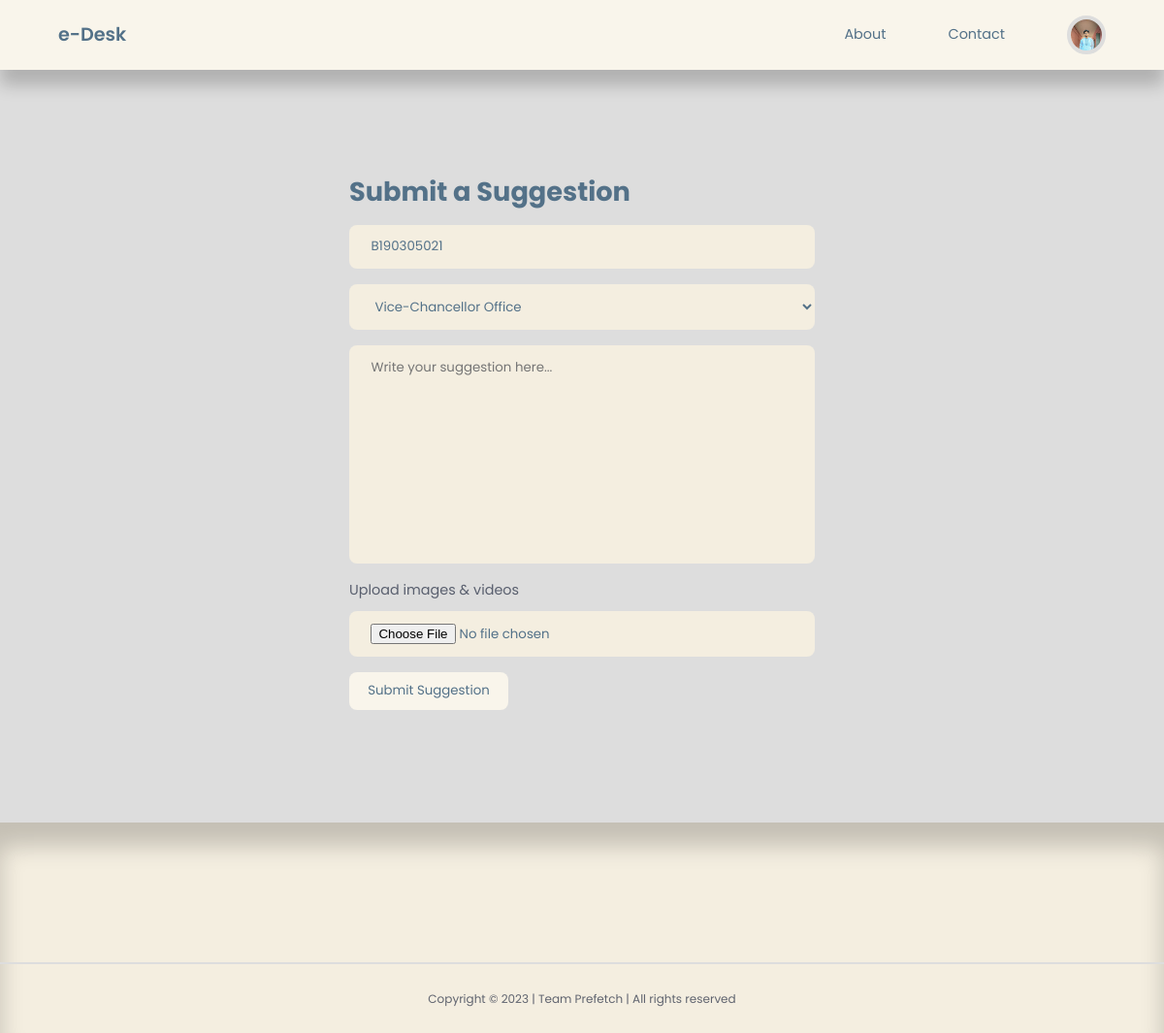
Screenshot of /user/user-suggestion.php (signed in) with the database file from the repository.
### tables this page shows
CREATE TABLE `usermanagement` (
  `id` int(10) NOT NULL,
  `firstname` varchar(255) NOT NULL,
  `lastname` varchar(255) NOT NULL,
  `userid` varchar(255) NOT NULL,
  `email` varchar(255) NOT NULL,
  `password` varchar(255) NOT NULL,
  `picture` varchar(255) NOT NULL,
  `stat` varchar(255) NOT NULL
);

### user/user-suggestion.php (the view, shortened to what this page needs)
<?php
include 'partials/header.php';
$current_user_id = $_SESSION['user-id'];
$query2 = "SELECT * from usermanagement WHERE id=$current_user_id";
$result = mysqli_query($connection, $query2);
$finduser = mysqli_fetch_assoc($result);
$query = "SELECT * FROM adminaddoffice";
$categories = mysqli_query($connection, $query);
$body = $_SESSION['user-suggestion-data']['body'] ?? null;
?>
<section class="form__section">
    <div class="container form__section-container">
        <h2>Submit a Suggestion</h2>
        <form action="<?= ROOT_URL ?>user/user-suggestion-logic.php" enctype="multipart/form-data" method="POST">
            <input type="text" name="title" value="<?= $finduser['userid'] ?>" placeholder="Title" readonly>
            <select name="category">
                <?php while ($category = mysqli_fetch_assoc($categories)) : ?>
                    <option value="<?= $category['id'] ?>"><?= $category['title'] ?></option>
                <?php endwhile ?>
            </select>
            <textarea style="resize:none" rows="10" name="body" placeholder="Write your suggestion here..."><?= $body ?></textarea>
            <div class="form__control">
                <label for="picture">Upload images & videos</label>
                <input type="file" name="picture" id="picture">
            </div>
            <button type="submit" name="submit" class="btn">Submit Suggestion</button>
    </div>
</section>
<?php
include '../partials/footer.php';
?>

### user/partials/header.php (shortened to what this page needs)
<?php
require 'config/database.php';
if (isset($_SESSION['user-id'])) {
    $id = filter_var($_SESSION['user-id'], FILTER_SANITIZE_NUMBER_INT);
    $query = "SELECT picture FROM usermanagement WHERE id=$id";
    $result = mysqli_query($connection, $query);
    $picture = mysqli_fetch_assoc($result);
}
?>
<!DOCTYPE html>
<html lang="en">
<head>
    <link rel="stylesheet" href="<?= ROOT_URL ?>css/style.css">
    <link rel="stylesheet" href="https://unicons.iconscout.com/release/v4.0.0/css/line.css">
    <link rel="stylesheet" type="text/css" href="https://cdn.datatables.net/1.13.4/css/jquery.dataTables.css" />
</head>
<body>
    <nav>
        <div class="container nav__container">
            <a href="<?= ROOT_URL ?>user/user-index.php" class="nav__logo">e-Desk</a>
            <ul class="nav__items">
                <li><a href="<?= ROOT_URL ?>user/about.php">About</a></li>
                <li><a href="<?= ROOT_URL ?>user/contact.php">Contact</a></li>
                <?php if (isset($_SESSION['user-id'])) : ?>
                    <li class="nav__profile">
                        <div class="avatar">
                            <img src="<?= ROOT_URL . 'images/' . $picture['picture'] ?>">
                        </div>
                    </li>
                <?php else : ?>
                    <li><a href="<?= ROOT_URL ?>signin.php">SignIn</a></li>
                <?php endif ?>
            </ul>
        </div>
    </nav>

### css/style.css (style rules this page uses)
:root { --color-primary: #F9F5EB; --color-primary-light: #9BA4B5; --color-primary-variant: #5854c7; --color-red: #da0f3f; --color-red-light: hsl(346, 87%, 46%, 15%); --color-green: #00c476; --color-green-light: hsl(156, 100%, 38%, 15%); --color-gray-900: #F4EEE0; --color-gray-700: #E4DCCF; --color-gray-300: rgba(242, 242, 254, 0.3); --color-gray-200: rgba(33, 42, 62, 0.7); --color-white: #537188; --color-bg: #ddd; --transition: all 300ms ease; --container-width-lg: 74%; --container-width-md: 88%; --form-width: 40%; --card-border-radius-1: 0.3rem; --card-border-radius-2: 0.5rem; --card-border-radius-3: 0.8rem; --card-border-radius-4: 2rem; --card-border-radius-5: 5rem; }
* { margin: 0; padding: 0; outline: 0; border: 0; appearance: 0; list-style: none; text-decoration: none; box-sizing: border-box; font-family: 'Poppins', sans-serif; }
body { line-height: 1.6; color: var(--color-gray-200); overflow-x: hidden; background: var(--color-bg); font-size: 0.9rem; }
.container { width: 90%; max-width: 1800px; margin-inline: auto; }
section { margin-top: 3rem; width: 100vw; }
h1, h2, h3, h4, h5 { color: var(--color-white); line-height: 1.3; }
h2 { font-size: 1.7rem; margin: 1rem 0; }
a { color: var(--color-white); transition: var(--transition); }
img { display: block; width: 100%; object-fit: cover; }
nav { background: var(--color-primary); width: 100vw; height: 4.5rem; position: fixed; top: 0; z-index: 10; box-shadow: 0 1rem 1rem rgba(0, 0, 0, 0.2); }
.nav__container { height: 100%; display: flex; align-items: center; justify-content: space-between; }
.avatar { width: 2.5rem; height: 2.5rem; border-radius: 50%; overflow: hidden; border: 0.3rem solid var(--color-bg); }
.nav__logo { font-weight: 600; font-size: 1.2rem; }
.nav__items { display: flex; align-items: center; gap: 4rem; }
.nav__profile { position: relative; cursor: pointer; }
.btn { display: inline-block; width: fit-content; padding: 0.6rem 1.2rem; background-color: var(--color-primary); border-radius: var(--card-border-radius-2); cursor: pointer; transition: var(--transition); color: var(--color-white); }
.form__section { display: grid; place-items: center; height: 100vh; }
.form__section-container { width: var(--form-width); }
form { display: flex; flex-direction: column; gap: 1rem; }
.form__control { display: flex; flex-direction: column; gap: 0.6rem; }
input, textarea, select { padding: 0.8rem 1.4rem; background-color: var(--color-gray-900); border-radius: var(--card-border-radius-2); resize: 2; color: var(--color-white); }

### rows the page displays
usermanagement: picture (picture), title "B190305021"

### other values shown
form field category "Vice-Chancellor Office"
